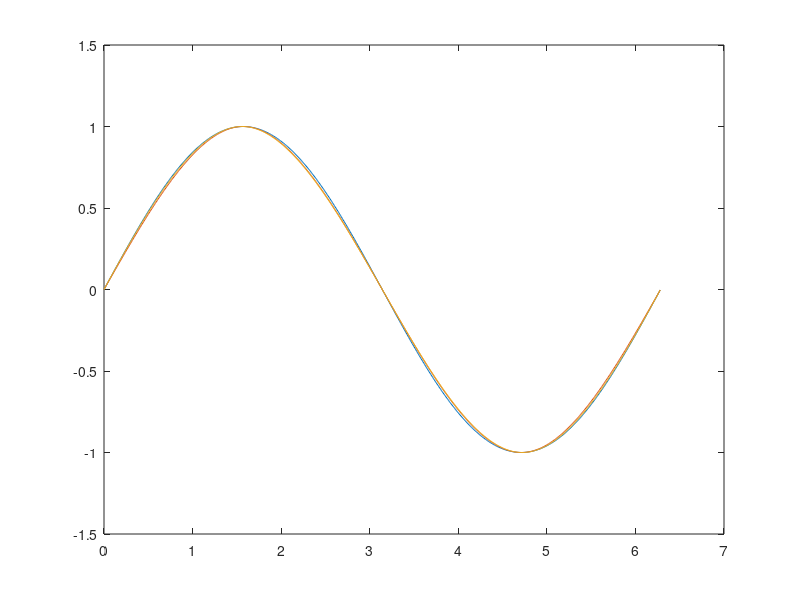

This chart was generated by the following MATLAB code:
# cubic spline interpolation
# ex 1

x = [ 0, pi / 2, pi, 3 * pi / 2, 2 * pi ]; 
f = sin(x);

# a. display at x = pi / 4:
point = pi / 4;
  # value of the function
printf("sin(pi/4) = %d\n", sin(point));

  # the value of the cubic natural spline
s1 = csape(x, f, 'variational'); 
val1 = fnval(s1, point)

  # the value of cubic clamped spline function 
s2 = csape(x, f, 'complete', [1, 1]);
val2 = fnval(s2, point)

# b. plot the graphs of the function, the cubic natural spline and the cubic clamped spline function, in the same figure
xx = 0 : 0.01 : 2 * pi; 
ff = sin(xx);
plot(xx, ff, xx, fnval(s1, xx), xx, fnval(s2, xx))